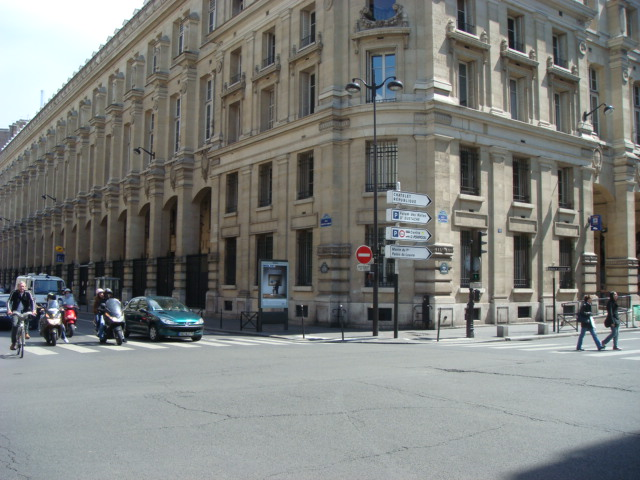
#> input picture imgs/dsc02651.jpg, 640 x 480 px, found by its file name
$ python fast.py
#> lines starting #> are read from the running program, lines starting #| are printed output that depends on the picture
import cv2 as cv
import matplotlib.pyplot as plt
import numpy as np

img = cv.imread("imgs/dsc02651.jpg", cv.IMREAD_GRAYSCALE)
#> img: shape (480, 640); min 6, max 255, mean 125.9
img2 = cv.imread("imgs/dsc02652.jpg", cv.IMREAD_GRAYSCALE)
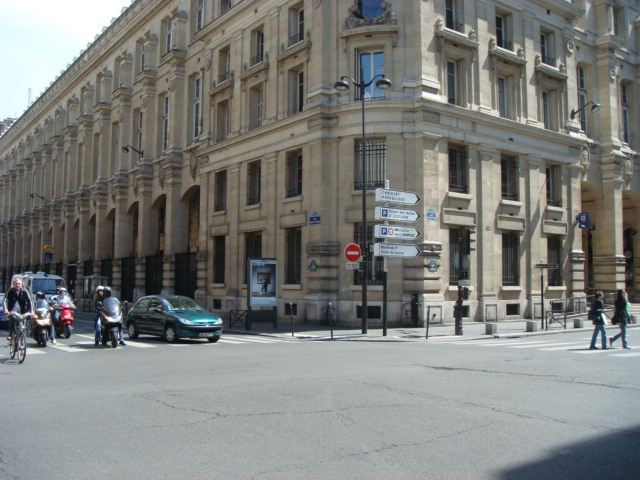
#> input picture imgs/dsc02652.jpg, 640 x 480 px, found by its file name
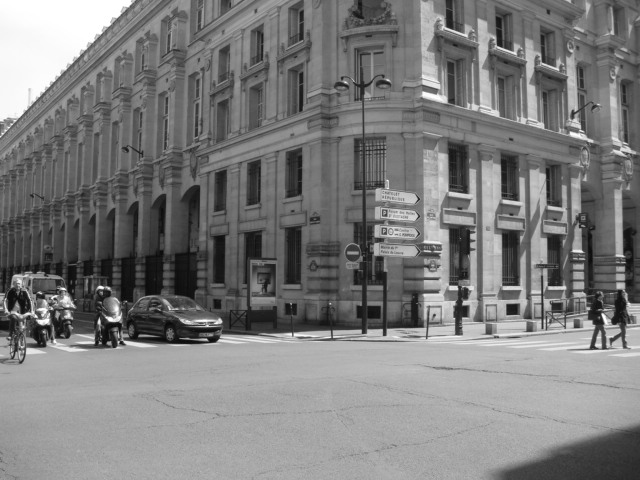
#> img2: shape (480, 640); min 2, max 255, mean 124.7

fast = cv.FastFeatureDetector.create(
    threshold=110, type=cv.FAST_FEATURE_DETECTOR_TYPE_9_16, nonmaxSuppression=False
)
kp1 = fast.detect(img, None)
#> kp1 = 107 keypoints; strongest (x, y, size): (582, 134, 7), (583, 134, 7), (636, 154, 7), (440, 253, 7)
kp2 = fast.detect(img2, None)
#> kp2 = 101 keypoints; strongest (x, y, size): (345, 82, 7), (570, 132, 7), (571, 132, 7), (623, 152, 7)

img3 = cv.drawKeypoints(img, kp1, None, color=(255, 0, 255), flags=0)
img4 = cv.drawKeypoints(img2, kp2, None, color=(255, 0, 255), flags=0)

print(f"{len(kp1)} pontos")
#| 107 pontos
print(f"{len(kp2)} pontos")
#| 101 pontos
plt.figure(figsize=(10, 5))

plt.subplot(1, 2, 1)
plt.imshow(img3)
plt.title("Imagem 1")  # Opcional: adicione um título à imagem
plt.axis("off")

plt.subplot(1, 2, 2)
plt.imshow(img4)
plt.title("Imagem 2")  # Opcional: adicione um título à imagem
plt.axis("off")  # Desativa os eixos para uma visualização mais limpa

plt.show()
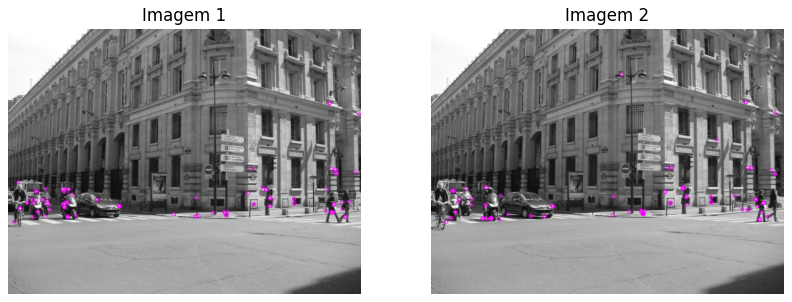
#> figure drawn by matplotlib, 2 panels

# APLICAÇÃO DOS DESCRITORESsift = cv.SIFT.create()
sift = cv.SIFT.create()
_, des1 = sift.compute(img, kp1)
_, des2 = sift.compute(img2, kp2)
bf = cv.BFMatcher.create(cv.NORM_L2, crossCheck=False)

matches = bf.knnMatch(des1, des2, k=2)
#> matches = 107 matches

good_matches = []
for m,n in matches:
    if m.distance < 0.60 * n.distance:
        good_matches.append(m)
#> this loop made 107 passes
#> after the loop, good_matches = 24 matches

print(f"{len(good_matches)} boas correspondências encontradas")
#| 24 boas correspondências encontradas

img5 = cv.drawMatches(
    img,
    kp1,
    img2,
    kp2,
    good_matches,
    None,
    flags=cv.DrawMatchesFlags_NOT_DRAW_SINGLE_POINTS,
)
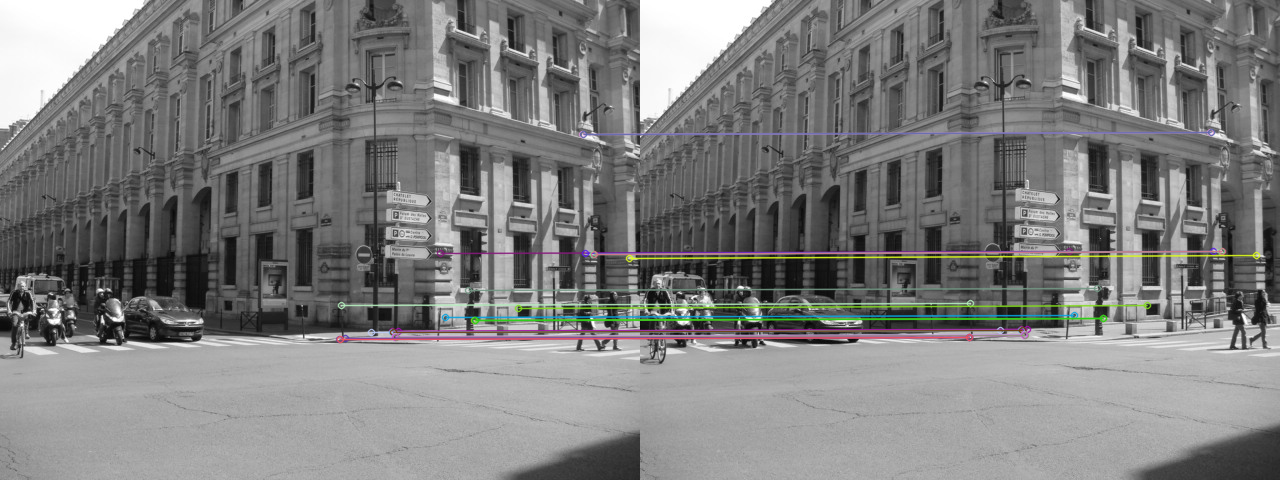
#> img5: shape (480, 1280, 3); mean of channels 0, 1, 2 125.8, 126.2, 126.1; drawn as B, G, R
plt.imshow(img5), plt.show()

img = cv.cvtColor(img, cv.COLOR_GRAY2RGB)
#> img: shape (480, 640, 3)
img2 = cv.cvtColor(img2, cv.COLOR_GRAY2RGB)
#> img2: shape (480, 640, 3)
img1_keypoints = np.copy(img)
img2_keypoints = np.copy(img2)

color_img = (0, 255, 0)

for match in good_matches:
    pt1 = tuple(np.round(kp1[match.queryIdx].pt).astype(int))
    cv.circle(img1_keypoints, pt1, 5, color_img, -1)
    pt2 = tuple(np.round(kp2[match.trainIdx].pt).astype(int))
    cv.circle(img2_keypoints, pt2, 5, color_img, -1)
#> this loop made 24 passes
#> (pt1, pt2) on passes 1 to 12: ((582, 134), (570, 132)), ((583, 134), (571, 132)), ((440, 253), (429, 251)), ((585, 253), (573, 251)), ((593, 254), (581, 251)), ((594, 254), (582, 251)), ((629, 258), (616, 255)), ((468, 290), (457, 288)), ((341, 305), (330, 303)), ((518, 308), (507, 305)), ((445, 317), (434, 315)), ((474, 320), (463, 318))
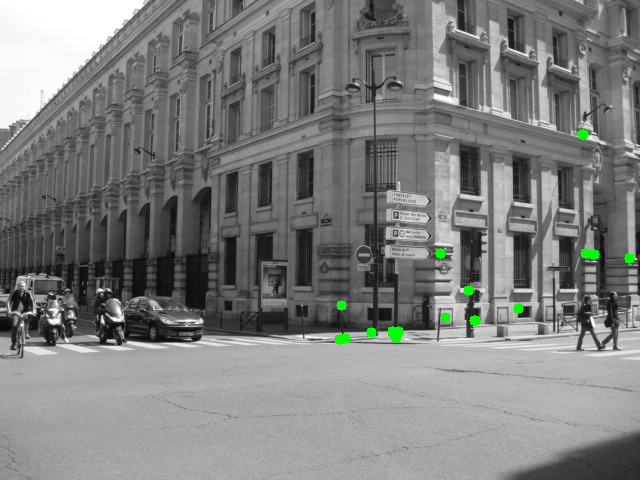
#> img1_keypoints: shape (480, 640, 3); mean B, G, R 125.4, 126.5, 125.4
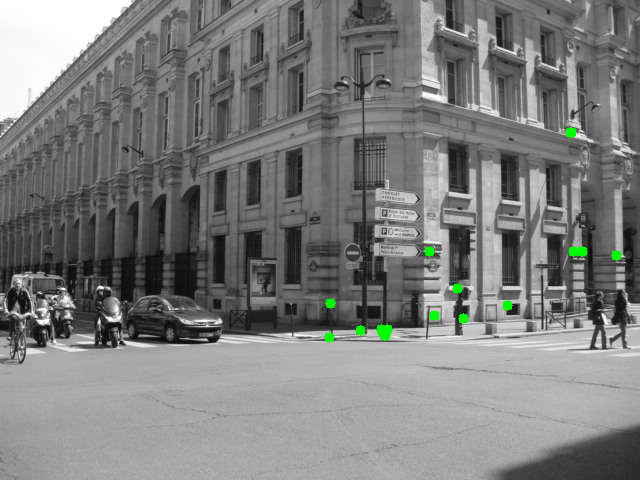
#> img2_keypoints: shape (480, 640, 3); mean B, G, R 124.2, 125.2, 124.2

plt.figure(figsize=(10, 5))
plt.subplot(1, 2, 1)
plt.imshow(img1_keypoints, cmap='gray')
plt.title("Pontos Correspondentes Imagem 1")
plt.axis("off")

plt.subplot(1, 2, 2)
plt.imshow(img2_keypoints, cmap='gray')
plt.title("Pontos Correspondentes Imagem 2")
plt.axis("off")

plt.show()

# DESCRIÇÃO COM ORB
orb = cv.ORB.create()
_, des1_orb = orb.compute(img, kp1)
_, des2_orb = orb.compute(img2, kp2)
bf_orb = cv.BFMatcher(cv.NORM_HAMMING, crossCheck=False)

matches_orb = bf_orb.knnMatch(des1_orb, des2_orb, k=2)
#> matches_orb = 98 matches
good_matches_orb = []
for m, n in matches_orb:
    if m.distance < 0.50 * n.distance:
        good_matches_orb.append(m)
#> this loop made 98 passes
#> after the loop, good_matches_orb = 21 matches

img6 = cv.drawMatches(
    img,
    kp1,
    img2,
    kp2,
    good_matches_orb,
    None,
    flags=cv.DrawMatchesFlags_NOT_DRAW_SINGLE_POINTS,
)
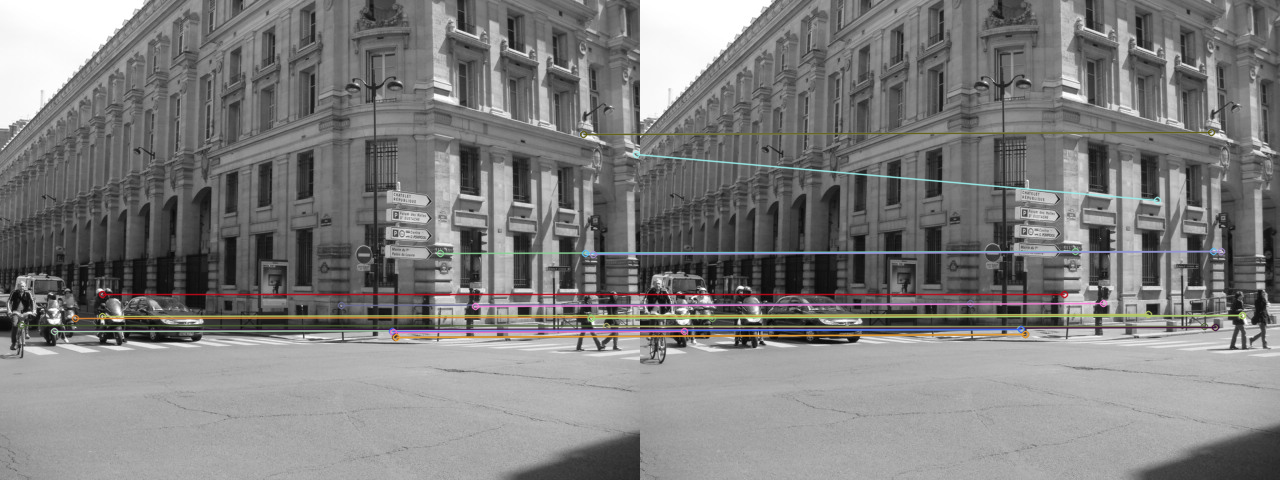
#> img6: shape (480, 1280, 3); mean B, G, R 125.9, 126.3, 126.9

plt.figure(figsize=(10, 5))
plt.imshow(cv.cvtColor(img6, cv.COLOR_BGR2RGB))
plt.title("Boas Correspondências com Descritor ORB")
plt.axis("off")
plt.show()
